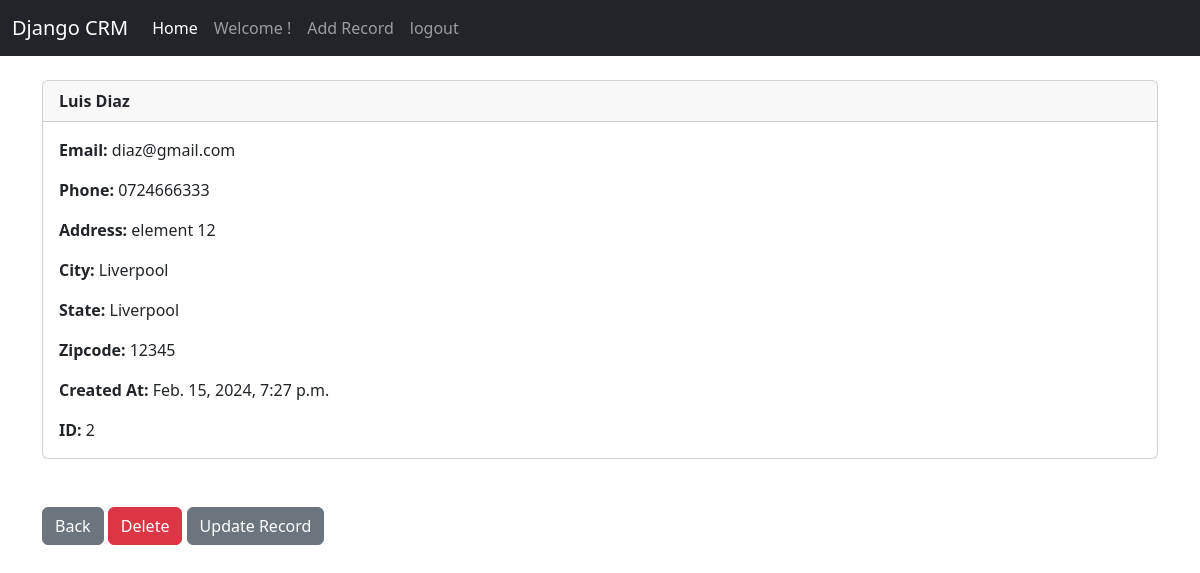
The page /record/2 (signed in) on the database its author committed.
### website/models.py (models this page shows, shortened)
class Record(models.Model):
    created_at = models.DateTimeField(auto_now_add=True)
    first_name = models.CharField(max_length=50)
    last_name = models.CharField(max_length=50)
    email = models.CharField(max_length=100)
    phone = models.CharField(max_length=15)
    address = models.CharField(max_length=100)
    city = models.CharField(max_length=50)
    state = models.CharField(max_length=50)
    zipcode = models.CharField(max_length=20)

### website/views.py (the view)
# urls.py: path('record/<int:pk>', views.customer_record, name='record'),
def customer_record(request, pk):
    if request.user.is_authenticated:
        customer_record = Record.objects.get(id=pk)
        return render(request, 'record.html', {'customer_record': customer_record})
    else:
        messages.success(request, 'You must be logged in to view this page')
        return redirect('home')

### website/templates/record.html
{% extends 'base.html' %}
{% block content %}
<div class="card">
  <div class="card-header"><strong>
    	{{ customer_record.first_name }}
		{{ customer_record.last_name }}</strong>
  </div>
  <div class="card-body">
<p class="card-text">
<strong>Email: </strong>{{ customer_record.email }}</p>
<p class="card-text">
<strong>Phone: </strong>{{ customer_record.phone }}
</p>
<p class="card-text">
<strong>Address: </strong>{{ customer_record.address }}</p>
<p class="card-text">
<strong>City: </strong>{{ customer_record.city }}</p>
<p class="card-text">
<strong>State: </strong>{{ customer_record.state }}</p>
<p class="card-text">
<strong>Zipcode: </strong>{{ customer_record.zipcode }}</p>
<p class="card-text">
<strong>Created At: </strong>{{ customer_record.created_at }}</p>
<p class="card-text">
<strong>ID: </strong>{{ customer_record.id }}</p>
  </div>
</div>
<br/><br/>
<a href="{% url 'home' %}" class="btn btn-secondary">Back</a>
<a href="{% url 'delete_record' customer_record.id %}" class="btn btn-danger">Delete</a>
<a href="{% url 'update_record' customer_record.id %}" class="btn btn-secondary">Update Record</a>
{% endblock %}

### rows shown on the page
Record: first_name "Luis", last_name "Diaz", email "diaz@gmail.com", phone "0724666333", address "element 12", city "Liverpool", state "Liverpool", zipcode "12345", created_at "Feb. 15, 2024, 7:27 p.m.", id "2"
